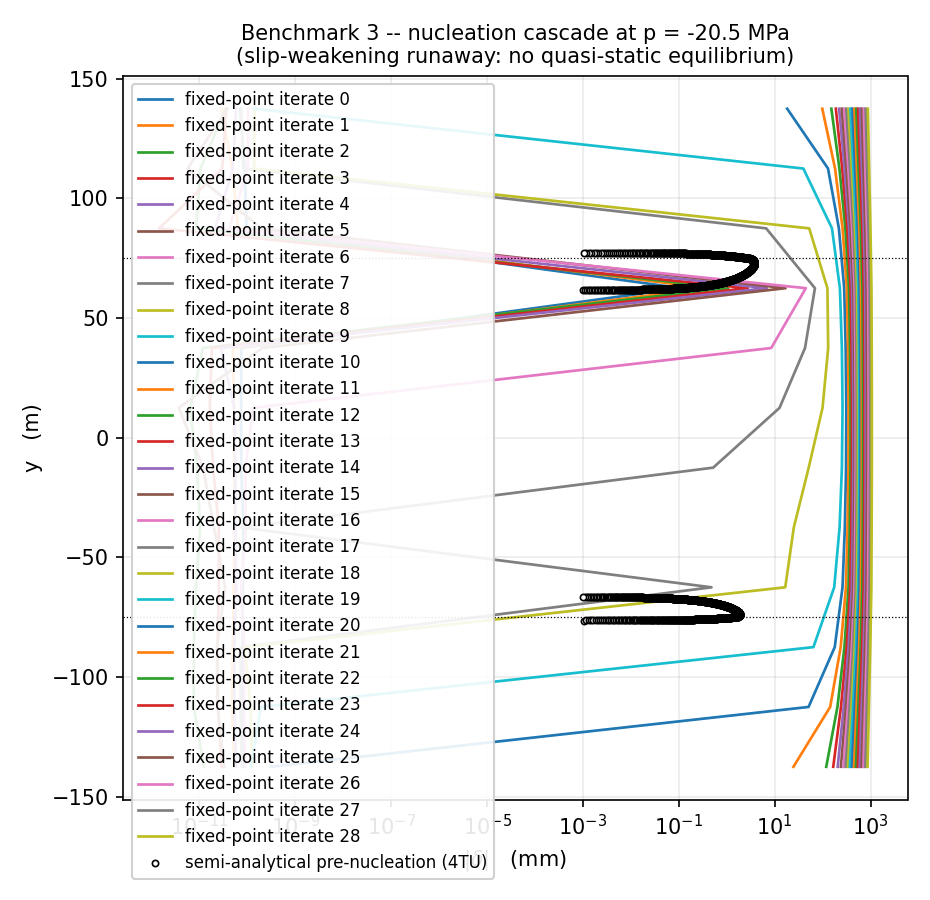

This chart was generated by the following Python code:
r"""Benchmark 3 -- inclined displaced fault, slip-weakening friction (paper 4.2).

The configuration of benchmark 2, with a linear slip-weakening friction law
(paper Eq. 23): the coefficient falls from ``mu_s = 0.52`` to
``mu_d = 0.20`` over a critical slip distance ``delta_c = 0.02`` m.  Slip
reduces the fault's carrying capacity, and below the *nucleation pressure*
``p*`` no quasi-static equilibrium exists -- a seismic event.  The paper's
semi-analytical estimate (Uenishi & Rice 2003 as modified by Jansen &
Meulenbroek 2022) is ``p* = -17.41`` MPa; its DARTS simulation arrives at
``p* = -17.27`` MPa.  The benchmark sweeps the depletion until the
friction fixed point stops settling and brackets ``p*``.

Resolution.  The Uenishi--Rice critical nucleation length for these
parameters is ``h* ~ 1.16 G delta_c / ((1 - nu)(mu_s - mu_d) |sigma_n'|)
~ 16 m``.  The default mesh is the paper's DARTS grid (its Table 3: 2 m
cells on the fault at the reservoir, 100 m at the boundary), which
resolves ``h*`` and lets the quasi-static fixed point follow the aseismic
patch growth until it runs away at ``p*``.  On coarse fault spacings
(tens of metres) a slipping patch is supercritical as soon as it is
resolvable and the computed ``p*`` collapses onto the mesh-dependent
constant-friction slip onset instead -- expect that when raising
``--spacing``.  The figure shows the runaway cascade of fixed-point
iterates at nucleation.

Reference (APA): Novikov, A., Shokrollahzadeh Behbahani, S., Voskov, D.,
Hajibeygi, H., & Jansen, J.-D. (2024). Benchmarking numerical simulation of
induced fault slip with semi-analytical solutions. *Geomechanics and
Geophysics for Geo-Energy and Geo-Resources, 10*, 182.
https://doi.org/10.1007/s40948-024-00896-1

Run with ``python -m benchmarks.contact_mechanics.benchmark_3``.
"""

from __future__ import annotations

import argparse
from dataclasses import replace

import numpy as np

from mimetika.contact import ContactDriver, SignoriniCoulomb

from benchmarks.contact_mechanics.benchmark_2 import (
    build,
    insitu_prestress,
    mechanics_factory,
    pressure_field,
    wide_parameters,
)
from benchmarks.contact_mechanics.common import Parameters
from benchmarks.contact_mechanics.reference_data import DATA as REFERENCE_DATA
from benchmarks.contact_mechanics.reference_data import load as load_reference


def reference_pre_nucleation():
    """Semi-analytical slip just before nucleation (paper Fig. 14, at the
    paper's ``p* = -17.41`` MPa): two patches with peaks 1.86 / 3.74 mm.

    This is the only genuine slip curve in the 4TU dataset -- the ``delta``
    rows of Figs. 6 and 9/10 are byte-identical copies of this one.
    """
    if not REFERENCE_DATA.exists():
        return None
    data = load_reference("14 right")
    return data["y"], data["delta"]


class SlipWeakening(SignoriniCoulomb):
    """Linear slip-weakening Coulomb friction (paper Eq. 23).

    ``mu(|g_t|) = max(mu_d, mu_s - (mu_s - mu_d) |g_t| / delta_c)``.  Only
    the radius of the friction disk changes; the unilateral normal condition
    and the Alart--Curnier projection are inherited, with the coefficient
    evaluated per enforcement point from the current jump.
    """

    path_dependent = True  # the projection needs the jump

    def __init__(self, static: float = 0.52, dynamic: float = 0.20,
                 critical: float = 0.02):
        super().__init__(friction=static)
        self.static, self.dynamic = float(static), float(dynamic)
        self.critical = float(critical)

    def _mu(self, g) -> np.ndarray | float:
        if g is None:
            return self.static
        slip = np.linalg.norm(np.atleast_2d(g)[:, 1:], axis=1)
        return np.maximum(
            self.dynamic,
            self.static - (self.static - self.dynamic) * slip / self.critical,
        )

    def project(self, trial, state, g=None, g_prev=None, dt=None):
        # the parent projection broadcasts ``self.friction`` against the
        # points, so a per-point coefficient slots straight in
        self.friction = self._mu(g)
        try:
            return super().project(trial, state, g=g, g_prev=g_prev, dt=dt)
        finally:
            self.friction = self.static


def simulate(parameters: Parameters, law: SlipWeakening,
             spacing: float = 2.0, built=None):
    """Quasi-static solve at ``parameters.depletion``; None if no equilibrium."""
    if built is None:
        built = build(parameters, spacing)
    mesh, fault, _ = built
    pressure = pressure_field(mesh, parameters)
    lam = (2.0 * parameters.shear_modulus * parameters.poisson
           / (1.0 - 2.0 * parameters.poisson))
    factory = mechanics_factory(mesh, parameters, pressure)
    pre = insitu_prestress(mesh, fault, parameters, pressure)

    # outer fixed point on the friction coefficient: solve with mu frozen at
    # the previous iterate's slip, then update.  This follows the *stable*
    # quasi-static branch; at nucleation the update runs away instead of
    # settling, which is the physical loss of equilibrium.
    inner = SignoriniCoulomb(friction=law.static)
    mu_pts = None
    state, slip_pts, converged = None, None, False
    y_all = mesh.geometry.centroids(1)[np.asarray(fault, dtype=int)][:, 1]
    order_f = np.argsort(y_all)
    y_sorted = y_all[order_f]
    history = []
    for outer in range(40):
        driver = ContactDriver(
            mesh, fault, inner, prestress=None,
            mu=parameters.shear_modulus, lam=lam,
            tolerance=1e-10, max_iterations=200,
        )
        driver.prestress = driver.expand_to_points(pre)
        if mu_pts is not None:
            inner.friction = mu_pts  # per-point array broadcasts in the law
        state = driver.solve_step(factory, solver="newton")
        jump = driver.per_facet(state.jump)
        slip_new = np.abs(jump[:, 1])
        mu_new = np.maximum(
            law.dynamic,
            law.static - (law.static - law.dynamic) * slip_new / law.critical,
        )
        mu_new = driver.expand_to_points(mu_new[:, None]).ravel()
        history.append((y_sorted, np.abs(jump[order_f, 1])))
        if mu_pts is not None and np.abs(mu_new - mu_pts).max() < 1e-4:
            converged = bool(state.converged)
            break
        if slip_new.max() > 50 * law.critical:  # runaway: no equilibrium
            converged = False
            break
        mu_pts = mu_new
    y = mesh.geometry.centroids(1)[np.asarray(fault, dtype=int)][:, 1]
    order = np.argsort(y)
    slip = driver.per_facet(state.jump)[:, 1]
    return {
        "y": y[order], "slip": slip[order], "state": state, "built": built,
        "converged": converged, "history": history,
        "peak": float(np.abs(slip).max()),
    }


def main() -> None:
    parser = argparse.ArgumentParser(description=__doc__)
    parser.add_argument("--spacing", type=float, default=2.0,
                        help="mesh size on the fault at the reservoir "
                             "(2 m = the paper's DARTS grid, Table 3)")
    parser.add_argument("--start", type=float, default=-16.5)
    parser.add_argument("--stop", type=float, default=-19.0)
    parser.add_argument("--step", type=float, default=0.25)
    parser.add_argument("--mu-s", type=float, default=0.52)
    parser.add_argument("--mu-d", type=float, default=0.20)
    parser.add_argument("--delta-c", type=float, default=0.02)
    parser.add_argument("--figure",
                        default="benchmarks/contact_mechanics/benchmark_3.png")
    parser.add_argument("--no-plots", action="store_true")
    arguments = parser.parse_args()

    parameters = wide_parameters()
    law = SlipWeakening(arguments.mu_s, arguments.mu_d, arguments.delta_c)
    print("Benchmark 3 -- inclined displaced fault, slip-weakening friction\n")
    print(f"  mu_s = {law.static:g}, mu_d = {law.dynamic:g}, "
          f"delta_c = {law.critical:g} m")
    print("  paper: p* = -17.41 MPa (semi-analytical), "
          "-17.27 MPa (DARTS)\n")

    built, last, nucleated, nucleation_res = None, None, None, None
    for level in np.arange(arguments.start, arguments.stop - 1e-9,
                           -abs(arguments.step)):
        stage = replace(parameters, depletion=level * 1e6)
        res = simulate(stage, law, spacing=arguments.spacing, built=built)
        built = res["built"]
        status = ("converged" if res["converged"] else "NO EQUILIBRIUM")
        print(f"  p = {level:7.2f} MPa   peak |slip| = "
              f"{res['peak'] * 1e3:7.3f} mm   {status}")
        if not res["converged"] or res["peak"] > 50 * law.critical:
            nucleated, nucleation_res = level, res
            break
        last = (level, res)

    if nucleated is not None:
        upper = f"{last[0]:.2f}" if last is not None else f"> {nucleated:.2f}"
        print(f"\n  nucleation bracketed: p* in ({nucleated:.2f}, {upper}) MPa")
        print("  (paper: -17.41 / -17.27 MPa; here p* tracks the "
              "mesh-dependent slip onset -- see the docstring's h* caveat)")
    elif last is not None:
        print("\n  no nucleation down to the last level -- extend --stop")

    ref = reference_pre_nucleation()
    if ref is not None and last is not None:
        yr, dr = ref
        ours = np.interp(yr, last[1]["y"], np.abs(last[1]["slip"]))
        sel = np.abs(yr) <= 100.0
        rms = np.sqrt(np.mean((ours[sel] - np.abs(dr[sel])) ** 2))
        print(f"\n  last equilibrium (p = {last[0]:.2f} MPa) vs 4TU Fig. 14 "
              f"(paper's pre-nucleation state at p = -17.41 MPa):")
        print(f"    peaks {np.abs(last[1]['slip']).max() * 1e3:.2f} / "
              f"{np.abs(dr).max() * 1e3:.2f} mm, rms = {rms * 1e3:.2f} mm")
        print("    (different pressures -- the comparison is of the "
              "pre-nucleation *state*, not pointwise equality)")

    if nucleation_res is not None and arguments.figure and not arguments.no_plots:
        import matplotlib

        matplotlib.use("Agg")
        import matplotlib.pyplot as plt

        fig, ax = plt.subplots(figsize=(6.2, 6.0))
        for k, (yy, ss) in enumerate(nucleation_res["history"]):
            sel = np.abs(yy) < 150.0
            ax.plot(np.abs(ss[sel]) * 1e3, yy[sel], lw=1.3,
                    label=f"fixed-point iterate {k}")
        if ref is not None:
            yr, dr = ref
            keep = (np.abs(yr) < 150.0) & (np.abs(dr) > 1e-6)
            ax.plot(np.abs(dr[keep]) * 1e3, yr[keep], "ko", ms=3.0,
                    mfc="white", mew=0.8, lw=0,
                    label="semi-analytical pre-nucleation (4TU)")
        ax.axhline(parameters.fault_a, color="k", lw=0.6, ls=":")
        ax.axhline(-parameters.fault_a, color="k", lw=0.6, ls=":")
        ax.set_xscale("log")
        ax.set_xlabel(r"$|\delta|$   (mm)")
        ax.set_ylabel("y   (m)")
        ax.set_title("Benchmark 3 -- nucleation cascade at "
                     f"p = {nucleated:g} MPa\n(slip-weakening runaway: no "
                     "quasi-static equilibrium)", fontsize=10)
        ax.grid(alpha=0.25)
        ax.legend(fancybox=True, framealpha=0.9, edgecolor="0.8", fontsize=8)
        fig.tight_layout()
        fig.savefig(arguments.figure, dpi=150)
        print(f"  wrote {arguments.figure}")


if __name__ == "__main__":
    main()
